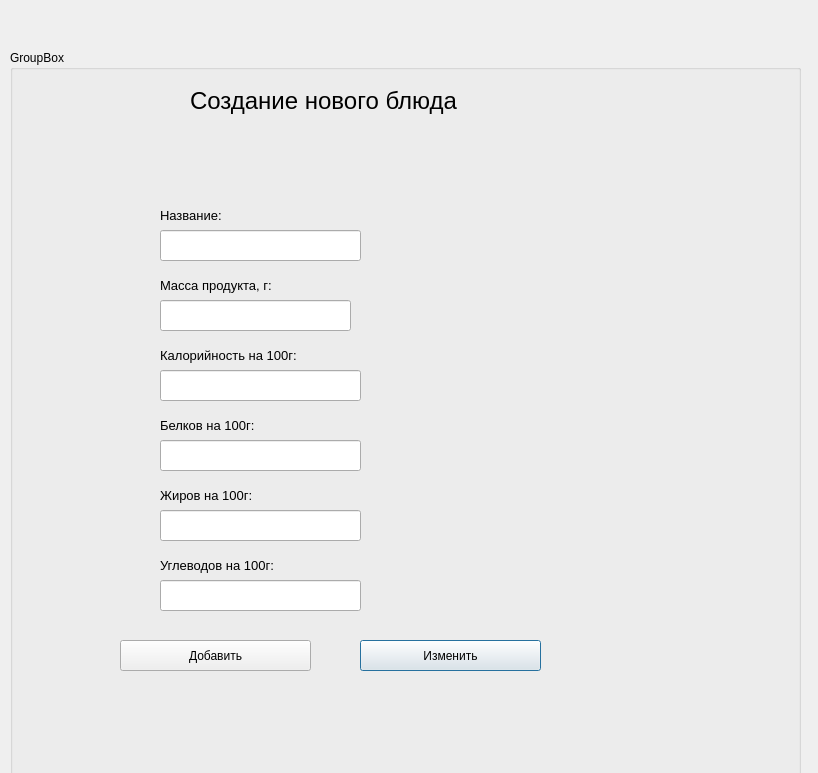
<?xml version="1.0" encoding="UTF-8"?>
<ui version="4.0">
 <class>new_dish</class>
 <widget class="QDialog" name="new_dish">
  <property name="geometry">
   <rect>
    <x>0</x>
    <y>0</y>
    <width>818</width>
    <height>773</height>
   </rect>
  </property>
  <property name="windowTitle">
   <string>Dialog</string>
  </property>
  <widget class="QGroupBox" name="groupBox">
   <property name="geometry">
    <rect>
     <x>10</x>
     <y>50</y>
     <width>791</width>
     <height>761</height>
    </rect>
   </property>
   <property name="title">
    <string>GroupBox</string>
   </property>
   <widget class="QPushButton" name="pushButton_2">
    <property name="geometry">
     <rect>
      <x>350</x>
      <y>590</y>
      <width>181</width>
      <height>31</height>
     </rect>
    </property>
    <property name="font">
     <font>
      <pointsize>9</pointsize>
     </font>
    </property>
    <property name="text">
     <string>Изменить</string>
    </property>
   </widget>
   <widget class="QLabel" name="label_2">
    <property name="geometry">
     <rect>
      <x>150</x>
      <y>150</y>
      <width>131</width>
      <height>31</height>
     </rect>
    </property>
    <property name="font">
     <font>
      <pointsize>10</pointsize>
     </font>
    </property>
    <property name="text">
     <string>Название:</string>
    </property>
   </widget>
   <widget class="QLabel" name="label_4">
    <property name="geometry">
     <rect>
      <x>150</x>
      <y>290</y>
      <width>191</width>
      <height>31</height>
     </rect>
    </property>
    <property name="font">
     <font>
      <pointsize>10</pointsize>
     </font>
    </property>
    <property name="text">
     <string>Калорийность на 100г:</string>
    </property>
   </widget>
   <widget class="QLabel" name="label_6">
    <property name="geometry">
     <rect>
      <x>150</x>
      <y>430</y>
      <width>131</width>
      <height>31</height>
     </rect>
    </property>
    <property name="font">
     <font>
      <pointsize>10</pointsize>
     </font>
    </property>
    <property name="text">
     <string>Жиров на 100г:</string>
    </property>
   </widget>
   <widget class="QLabel" name="label_7">
    <property name="geometry">
     <rect>
      <x>150</x>
      <y>500</y>
      <width>191</width>
      <height>31</height>
     </rect>
    </property>
    <property name="font">
     <font>
      <pointsize>10</pointsize>
     </font>
    </property>
    <property name="text">
     <string>Углеводов на 100г:</string>
    </property>
   </widget>
   <widget class="QLabel" name="label">
    <property name="geometry">
     <rect>
      <x>180</x>
      <y>30</y>
      <width>351</width>
      <height>41</height>
     </rect>
    </property>
    <property name="font">
     <font>
      <pointsize>18</pointsize>
     </font>
    </property>
    <property name="text">
     <string>Создание нового блюда</string>
    </property>
   </widget>
   <widget class="QLabel" name="label_5">
    <property name="geometry">
     <rect>
      <x>150</x>
      <y>360</y>
      <width>131</width>
      <height>31</height>
     </rect>
    </property>
    <property name="font">
     <font>
      <pointsize>10</pointsize>
     </font>
    </property>
    <property name="text">
     <string>Белков на 100г:</string>
    </property>
   </widget>
   <widget class="QPushButton" name="pushButton">
    <property name="geometry">
     <rect>
      <x>110</x>
      <y>590</y>
      <width>191</width>
      <height>31</height>
     </rect>
    </property>
    <property name="font">
     <font>
      <pointsize>9</pointsize>
     </font>
    </property>
    <property name="text">
     <string>Добавить</string>
    </property>
   </widget>
   <widget class="QLineEdit" name="dish_name">
    <property name="geometry">
     <rect>
      <x>150</x>
      <y>180</y>
      <width>201</width>
      <height>31</height>
     </rect>
    </property>
   </widget>
   <widget class="QLineEdit" name="dish_cal">
    <property name="geometry">
     <rect>
      <x>150</x>
      <y>320</y>
      <width>201</width>
      <height>31</height>
     </rect>
    </property>
   </widget>
   <widget class="QLineEdit" name="dish_prot">
    <property name="geometry">
     <rect>
      <x>150</x>
      <y>390</y>
      <width>201</width>
      <height>31</height>
     </rect>
    </property>
   </widget>
   <widget class="QLineEdit" name="dish_fats">
    <property name="geometry">
     <rect>
      <x>150</x>
      <y>460</y>
      <width>201</width>
      <height>31</height>
     </rect>
    </property>
   </widget>
   <widget class="QLineEdit" name="dish_carb">
    <property name="geometry">
     <rect>
      <x>150</x>
      <y>530</y>
      <width>201</width>
      <height>31</height>
     </rect>
    </property>
   </widget>
   <widget class="QLabel" name="done">
    <property name="geometry">
     <rect>
      <x>140</x>
      <y>90</y>
      <width>401</width>
      <height>41</height>
     </rect>
    </property>
    <property name="font">
     <font>
      <pointsize>12</pointsize>
     </font>
    </property>
    <property name="text">
     <string/>
    </property>
   </widget>
   <widget class="QLabel" name="label_8">
    <property name="geometry">
     <rect>
      <x>150</x>
      <y>220</y>
      <width>191</width>
      <height>31</height>
     </rect>
    </property>
    <property name="font">
     <font>
      <pointsize>10</pointsize>
     </font>
    </property>
    <property name="text">
     <string>Масса продукта, г:</string>
    </property>
   </widget>
   <widget class="QLineEdit" name="dish_mass">
    <property name="geometry">
     <rect>
      <x>150</x>
      <y>250</y>
      <width>191</width>
      <height>31</height>
     </rect>
    </property>
   </widget>
  </widget>
 </widget>
 <resources/>
 <connections/>
</ui>
